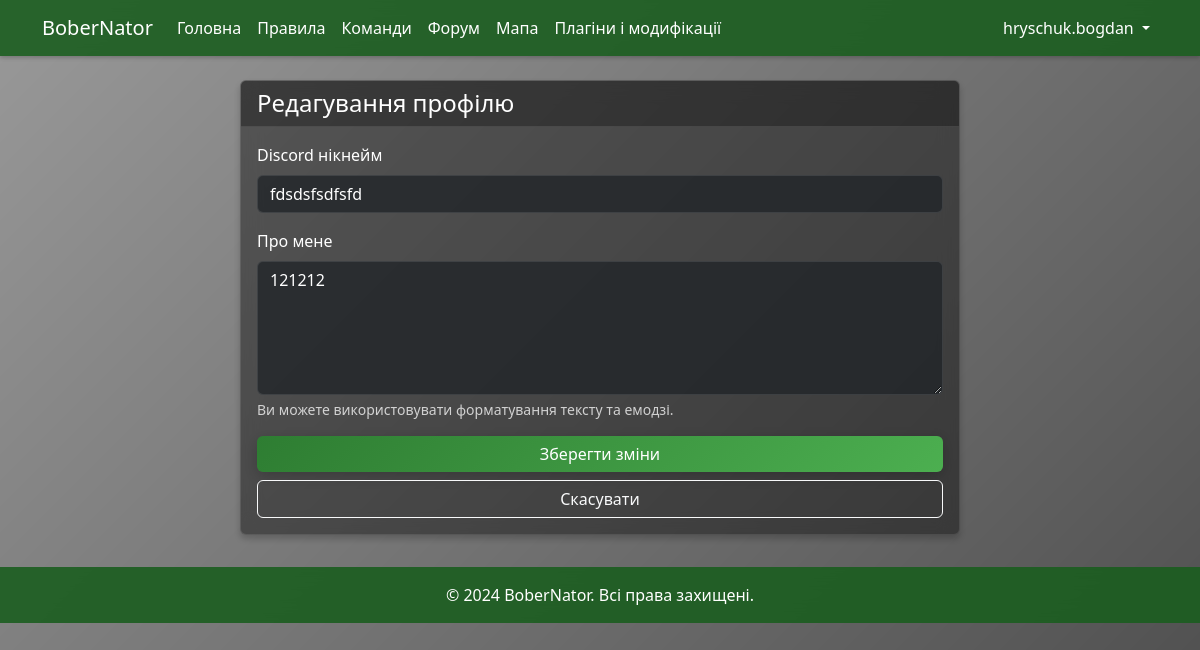
The app's page /profile/edit (signed in) with its own data.
### app.py (models this page shows)
class User(UserMixin, db.Model):
    id = db.Column(db.Integer, primary_key=True)
    username = db.Column(db.String(80), unique=True, nullable=False)
    minecraft_username = db.Column(db.String(80), unique=True, nullable=False)
    password_hash = db.Column(db.String(120), nullable=False)
    about_me = db.Column(db.Text, default='')
    discord_username = db.Column(db.String(80))
    join_date = db.Column(db.DateTime, default=datetime.utcnow)
    last_seen = db.Column(db.DateTime, default=datetime.utcnow)
    post_count = db.Column(db.Integer, default=0)
    topics_count = db.Column(db.Integer, default=0)
    is_admin = db.Column(db.Boolean, default=False)
    messages = db.relationship('ForumMessage', backref='author', lazy=True)
    playtime_minutes = db.Column(db.Integer, default=0)
    deaths = db.Column(db.Integer, default=0)
    mobs_killed = db.Column(db.Integer, default=0)
    blocks_broken = db.Column(db.Integer, default=0)
    blocks_placed = db.Column(db.Integer, default=0)
    distance_walked = db.Column(db.Float, default=0.0)  # в блоках
    last_stats_update = db.Column(db.DateTime)

### app.py (the view)
@app.route('/profile/edit', methods=['GET', 'POST'])
@login_required
def edit_profile():
    if request.method == 'POST':
        current_user.about_me = request.form['about_me']
        current_user.discord_username = request.form['discord_username']
        db.session.commit()
        flash('Ваш профіль було оновлено!')
        return redirect(url_for('profile', username=current_user.username))
    return render_template('edit_profile.html')

### app.py (called while the page is built)
@login_manager.user_loader
def load_user(user_id):
    return User.query.get(int(user_id))

@app.before_request
def before_request():
    logger.info(f'Отримано запит: {request.method} {request.path}')

@app.after_request
def after_request(response):
    logger.info(f'Відповідь: {response.status}')
    return response

### templates/edit_profile.html (shortened to what this page needs)
{% extends "base.html" %}
{% block content %}
<div class="container">
    <div class="row justify-content-center">
        <div class="col-md-8">
            <div class="card">
                <div class="card-header">
                    <h2 class="h4 mb-0 text-white">Редагування профілю</h2>
                </div>
                <div class="card-body">
                    <form method="POST">
                        <div class="mb-3">
                            <label for="discord_username" class="form-label text-white">Discord нікнейм</label>
                            <input type="text" class="form-control bg-dark text-white" id="discord_username" name="discord_username" value="{{ current_user.discord_username or '' }}" placeholder="Ваш Discord нікнейм">
                        </div>
                        <div class="mb-3">
                            <label for="about_me" class="form-label text-white">Про мене</label>
                            <textarea class="form-control bg-dark text-white" id="about_me" name="about_me" rows="5" placeholder="Розкажіть щось про себе...">{{ current_user.about_me or '' }}</textarea>
                            <div class="form-text text-white opacity-75">Ви можете використовувати форматування тексту та емодзі.</div>
                        </div>
                        <div class="d-grid gap-2">
                            <button type="submit" class="btn btn-primary">Зберегти зміни</button>
                            <a href="{{ url_for('profile', username=current_user.username) }}" class="btn btn-outline-light">Скасувати</a>
                        </div>
                    </form>
                </div>
            </div>
        </div>
    </div>
</div>
{% endblock %}

### templates/base.html (shortened to what this page needs)
<!DOCTYPE html>
<html lang="uk">
<head>
    <link href="https://cdn.jsdelivr.net/npm/bootstrap@5.3.2/dist/css/bootstrap.min.css" rel="stylesheet">
    <link rel="stylesheet" href="https://cdnjs.cloudflare.com/ajax/libs/animate.css/4.1.1/animate.min.css">
    <link rel="stylesheet" href="https://cdnjs.cloudflare.com/ajax/libs/font-awesome/6.5.1/css/all.min.css">
</head>
<body>
    <nav class="navbar navbar-expand-lg navbar-dark mb-4">
        <div class="container">
            <a class="navbar-brand" href="/">BoberNator</a>
            <div class="collapse navbar-collapse" id="navbarNav">
                <ul class="navbar-nav me-auto">
                    <li class="nav-item">
                        <a class="nav-link" href="/">Головна</a>
                    </li>
                    <li class="nav-item">
                        <a class="nav-link" href="/rules">Правила</a>
                    </li>
                    <li class="nav-item">
                        <a class="nav-link" href="/commands">Команди</a>
                    </li>
                    <li class="nav-item">
                        <a class="nav-link" href="/forum">Форум</a>
                    </li>
                    <li class="nav-item">
                        <a class="nav-link" href="http://77.120.95.9:8123" target="_blank">Мапа</a>
                    </li>
                    <li class="nav-item">
                        <a class="nav-link" href="{{ url_for('plugins') }}">Плагіни і модифікації</a>
                    </li>
                </ul>
                <ul class="navbar-nav">
                    {% if current_user.is_authenticated %}
                    <li class="nav-item dropdown">
                        <a class="nav-link dropdown-toggle" href="#" id="navbarDropdown" role="button" data-bs-toggle="dropdown">
                            {{ current_user.username }}
                        </a>
                    </li>
                    {% endif %}
                </ul>
            </div>
        </div>
    </nav>
    <div class="container mt-4">
        {% block content %}{% endblock %}
    </div>
    <footer class="footer">
        <div class="container text-center">
            <p class="mb-0">&copy; 2024 BoberNator. Всі права захищені.</p>
        </div>
    </footer>
</body>
</html>

### templates/base.html (style rules this page uses)
:root { --primary-color: #2e7d32; --secondary-color: #4caf50; --light-color: #e8f5e9; --dark-color: #1b5e20; --overlay-color: rgba(0, 0, 0, 0.4); --card-bg: rgba(33, 37, 41, 0.85); }
body { background: url('/static/images/background.png') no-repeat center center fixed; background-size: cover; color: #ffffff; position: relative; min-height: 100vh; }
body::before { content: ''; position: fixed; top: 0; left: 0; width: 100%; height: 100%; background: linear-gradient(135deg, var(--overlay-color), rgba(0, 0, 0, 0.7)); z-index: -1; }
.navbar { background: rgba(27, 94, 32, 0.9); box-shadow: 0 2px 4px rgba(0,0,0,0.2); backdrop-filter: blur(10px); z-index: 999; }
.navbar-brand, .nav-link { color: #ffffff !important; transition: all 0.3s ease; }
.card { background: var(--card-bg); border: 1px solid rgba(255, 255, 255, 0.1); box-shadow: 0 4px 6px rgba(0,0,0,0.2); transition: all 0.3s ease; animation: fadeIn 1s ease-out; backdrop-filter: blur(10px); color: #ffffff; }
.card-header { background: linear-gradient(135deg, rgba(46, 125, 50, 0.9), rgba(76, 175, 80, 0.9)); color: #ffffff; border: none; }
.btn-primary { background: linear-gradient(135deg, var(--primary-color), var(--secondary-color)); border: none; box-shadow: 0 4px 15px rgba(0,0,0,0.2); transition: all 0.3s ease; color: #ffffff; }
.footer { background: rgba(27, 94, 32, 0.9); color: #ffffff; padding: 1rem 0; margin-top: 2rem; backdrop-filter: blur(10px); }
input, textarea { background: rgba(33, 37, 41, 0.9) !important; border: 1px solid rgba(255, 255, 255, 0.1) !important; color: #ffffff !important; }
::placeholder { color: #aaaaaa !important; }
a { color: #ffffff; text-decoration: none; }
h1, h2, h3, h4, h5, h6 { color: #ffffff; }

### templates/edit_profile.html (style rules this page uses)
.card { background: rgba(0, 0, 0, 0.4); border: 1px solid rgba(255, 255, 255, 0.1); }
.card-header { background: rgba(0, 0, 0, 0.3); border-bottom: 1px solid rgba(255, 255, 255, 0.1); }
.form-control { background-color: rgba(33, 37, 41, 0.8) !important; border-color: rgba(255, 255, 255, 0.1); color: white !important; }
.form-control::placeholder { color: rgba(255, 255, 255, 0.5) !important; }

### records on screen
User: username "hryschuk.bogdan", discord_username "fdsdsfsdfsfd", about_me "121212"
